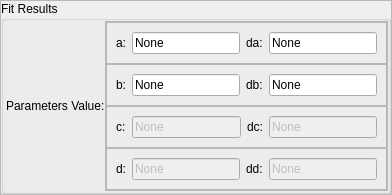
                             <widget class="QFrame" name="frame_34">
                              <property name="frameShape">
                               <enum>QFrame::StyledPanel</enum>
                              </property>
                              <property name="frameShadow">
                               <enum>QFrame::Raised</enum>
                              </property>
                              <layout class="QHBoxLayout" name="horizontalLayout_32">
                               <property name="spacing">
                                <number>0</number>
                               </property>
                               <property name="leftMargin">
                                <number>0</number>
                               </property>
                               <property name="topMargin">
                                <number>0</number>
                               </property>
                               <property name="rightMargin">
                                <number>0</number>
                               </property>
                               <property name="bottomMargin">
                                <number>0</number>
                               </property>
                               <item>
                                <widget class="QGroupBox" name="groupBox">
                                 <property name="title">
                                  <string>Fit Results</string>
                                 </property>
                                 <layout class="QHBoxLayout" name="horizontalLayout_39">
                                  <property name="spacing">
                                   <number>0</number>
                                  </property>
                                  <property name="leftMargin">
                                   <number>2</number>
                                  </property>
                                  <property name="topMargin">
                                   <number>0</number>
                                  </property>
                                  <property name="rightMargin">
                                   <number>0</number>
                                  </property>
                                  <property name="bottomMargin">
                                   <number>0</number>
                                  </property>
                                  <item>
                                   <widget class="QLabel" name="label_10">
                                    <property name="maximumSize">
                                     <size>
                                      <width>100</width>
                                      <height>16777215</height>
                                     </size>
                                    </property>
                                    <property name="text">
                                     <string>Parameters Value:</string>
                                    </property>
                                   </widget>
                                  </item>
                                  <item>
                                   <widget class="QFrame" name="frame_56">
                                    <property name="frameShape">
                                     <enum>QFrame::StyledPanel</enum>
                                    </property>
                                    <property name="frameShadow">
                                     <enum>QFrame::Raised</enum>
                                    </property>
                                    <layout class="QVBoxLayout" name="verticalLayout_20">
                                     <property name="spacing">
                                      <number>0</number>
                                     </property>
                                     <property name="leftMargin">
                                      <number>0</number>
                                     </property>
                                     <property name="topMargin">
                                      <number>0</number>
                                     </property>
                                     <property name="rightMargin">
                                      <number>0</number>
                                     </property>
                                     <property name="bottomMargin">
                                      <number>0</number>
                                     </property>
                                     <item>
                                      <widget class="QFrame" name="frame_57">
                                       <property name="frameShape">
                                        <enum>QFrame::StyledPanel</enum>
                                       </property>
                                       <property name="frameShadow">
                                        <enum>QFrame::Raised</enum>
                                       </property>
                                       <layout class="QHBoxLayout" name="horizontalLayout_35">
                                        <item>
                                         <widget class="QLabel" name="label_12">
                                          <property name="text">
                                           <string>a:</string>
                                          </property>
                                         </widget>
                                        </item>
                                        <item>
                                         <widget class="QLineEdit" name="lineEdit_analysis_param_a">
                                          <property name="enabled">
                                           <bool>true</bool>
                                          </property>
                                          <property name="minimumSize">
                                           <size>
                                            <width>0</width>
                                            <height>20</height>
                                           </size>
                                          </property>
                                          <property name="text">
                                           <string>None</string>
                                          </property>
                                         </widget>
                                        </item>
                                        <item>
                                         <widget class="QLabel" name="label_24">
                                          <property name="text">
                                           <string>da:</string>
                                          </property>
                                         </widget>
                                        </item>
                                        <item>
                                         <widget class="QLineEdit" name="lineEdit_analysis_err_a">
                                          <property name="enabled">
                                           <bool>true</bool>
                                          </property>
                                          <property name="minimumSize">
                                           <size>
                                            <width>0</width>
                                            <height>20</height>
                                           </size>
                                          </property>
                                          <property name="text">
                                           <string>None</string>
                                          </property>
                                         </widget>
                                        </item>
                                       </layout>
                                      </widget>
                                     </item>
                                     <item>
                                      <widget class="QFrame" name="frame_58">
                                       <property name="frameShape">
                                        <enum>QFrame::StyledPanel</enum>
                                       </property>
                                       <property name="frameShadow">
                                        <enum>QFrame::Raised</enum>
                                       </property>
                                       <layout class="QHBoxLayout" name="horizontalLayout_36">
                                        <item>
                                         <widget class="QLabel" name="label_21">
                                          <property name="text">
                                           <string>b:</string>
                                          </property>
                                         </widget>
                                        </item>
                                        <item>
                                         <widget class="QLineEdit" name="lineEdit_analysis_param_b">
                                          <property name="enabled">
                                           <bool>true</bool>
                                          </property>
                                          <property name="minimumSize">
                                           <size>
                                            <width>0</width>
                                            <height>20</height>
                                           </size>
                                          </property>
                                          <property name="text">
                                           <string>None</string>
                                          </property>
                                         </widget>
                                        </item>
                                        <item>
                                         <widget class="QLabel" name="label_25">
                                          <property name="text">
                                           <string>db:</string>
                                          </property>
                                         </widget>
                                        </item>
                                        <item>
                                         <widget class="QLineEdit" name="lineEdit_analysis_err_b">
                                          <property name="enabled">
                                           <bool>true</bool>
                                          </property>
                                          <property name="minimumSize">
                                           <size>
                                            <width>0</width>
                                            <height>20</height>
                                           </size>
                                          </property>
                                          <property name="text">
                                           <string>None</string>
                                          </property>
                                         </widget>
                                        </item>
                                       </layout>
                                      </widget>
                                     </item>
                                     <item>
                                      <widget class="QFrame" name="frame_64">
                                       <property name="frameShape">
                                        <enum>QFrame::StyledPanel</enum>
                                       </property>
                                       <property name="frameShadow">
                                        <enum>QFrame::Raised</enum>
                                       </property>
                                       <layout class="QHBoxLayout" name="horizontalLayout_37">
                                        <item>
                                         <widget class="QLabel" name="label_22">
                                          <property name="text">
                                           <string>c:</string>
                                          </property>
                                         </widget>
                                        </item>
                                        <item>
                                         <widget class="QLineEdit" name="lineEdit_analysis_param_c">
                                          <property name="enabled">
                                           <bool>false</bool>
                                          </property>
                                          <property name="minimumSize">
                                           <size>
                                            <width>0</width>
                                            <height>20</height>
                                           </size>
                                          </property>
                                          <property name="text">
                                           <string>None</string>
                                          </property>
                                         </widget>
                                        </item>
                                        <item>
                                         <widget class="QLabel" name="label_26">
                                          <property name="text">
                                           <string>dc:</string>
                                          </property>
                                         </widget>
                                        </item>
                                        <item>
                                         <widget class="QLineEdit" name="lineEdit_analysis_err_c">
                                          <property name="enabled">
                                           <bool>false</bool>
                                          </property>
                                          <property name="minimumSize">
                                           <size>
                                            <width>0</width>
                                            <height>20</height>
                                           </size>
                                          </property>
                                          <property name="text">
                                           <string>None</string>
                                          </property>
                                         </widget>
                                        </item>
                                       </layout>
                                      </widget>
                                     </item>
                                     <item>
                                      <widget class="QFrame" name="frame_66">
                                       <property name="frameShape">
                                        <enum>QFrame::StyledPanel</enum>
                                       </property>
                                       <property name="frameShadow">
                                        <enum>QFrame::Raised</enum>
                                       </property>
                                       <layout class="QHBoxLayout" name="horizontalLayout_38">
                                        <item>
                                         <widget class="QLabel" name="label_23">
                                          <property name="text">
                                           <string>d:</string>
                                          </property>
                                         </widget>
                                        </item>
                                        <item>
                                         <widget class="QLineEdit" name="lineEdit_analysis_param_d">
                                          <property name="enabled">
                                           <bool>false</bool>
                                          </property>
                                          <property name="minimumSize">
                                           <size>
                                            <width>0</width>
                                            <height>20</height>
                                           </size>
                                          </property>
                                          <property name="text">
                                           <string>None</string>
                                          </property>
                                         </widget>
                                        </item>
                                        <item>
                                         <widget class="QLabel" name="label_27">
                                          <property name="text">
                                           <string>dd:</string>
                                          </property>
                                         </widget>
                                        </item>
                                        <item>
                                         <widget class="QLineEdit" name="lineEdit_analysis_err_d">
                                          <property name="enabled">
                                           <bool>false</bool>
                                          </property>
                                          <property name="minimumSize">
                                           <size>
                                            <width>0</width>
                                            <height>20</height>
                                           </size>
                                          </property>
                                          <property name="text">
                                           <string>None</string>
                                          </property>
                                         </widget>
                                        </item>
                                       </layout>
                                      </widget>
                                     </item>
                                    </layout>
                                   </widget>
                                  </item>
                                 </layout>
                                </widget>
                               </item>
                              </layout>
                             </widget>
